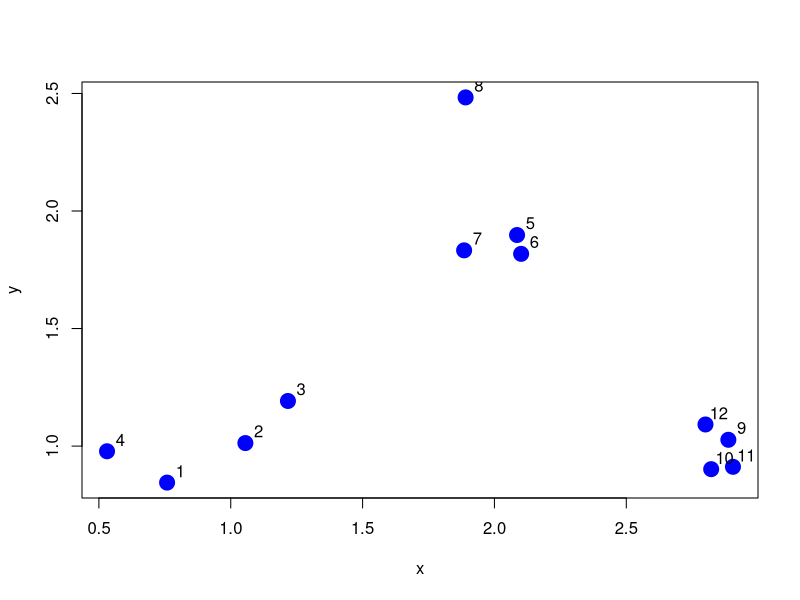
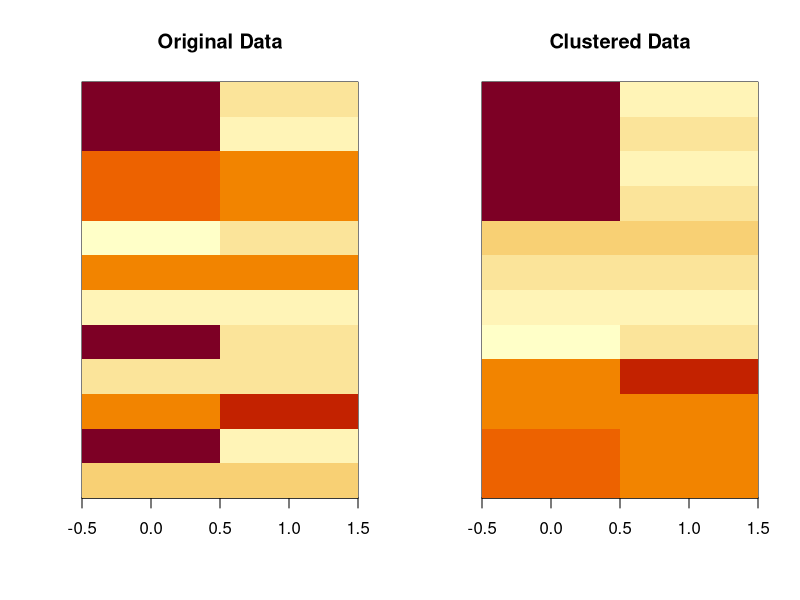

These figures' R source, in order:
# simulate a dataset and show the data
set.seed(1234)
x <- rnorm(12, mean = rep(1:3, each = 4), sd = 0.2)
y <- rnorm(12, mean = rep(c(1, 2, 1), each = 4), sd = 0.2)
plot(x, y, col = "blue", pch = 19, cex = 2)
text(x + 0.05, y + 0.05, labels = as.character(1:12))
# create the dataFrame
dataFrame <- data.frame(x, y)
# use kmeans with 3 clusters
kmeansObj <- kmeans(dataFrame, centers = 3)
# show the results
names(kmeansObj)
kmeansObj$cluster
# another example
set.seed(1234)
dataMatrix <- as.matrix(dataFrame)[sample(1:12), ]
kmeansObj <- kmeans(dataMatrix, centers = 3)
par(mfrow = c(1, 2))
image(t(dataMatrix)[, nrow(dataMatrix):1], yaxt = "n", main = "Original Data")
image(t(dataMatrix)[, order(kmeansObj$cluster)], yaxt = "n", main = "Clustered Data")